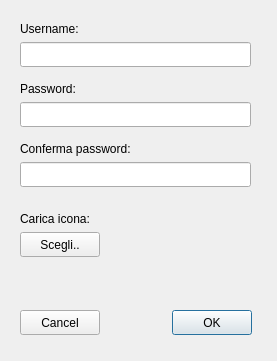
<?xml version="1.0" encoding="UTF-8"?>
<ui version="4.0">
 <class>Registration</class>
 <widget class="QDialog" name="Registration">
  <property name="geometry">
   <rect>
    <x>0</x>
    <y>0</y>
    <width>277</width>
    <height>361</height>
   </rect>
  </property>
  <property name="windowTitle">
   <string>Dialog</string>
  </property>
  <widget class="QLineEdit" name="lineEdit">
   <property name="geometry">
    <rect>
     <x>20</x>
     <y>42</y>
     <width>231</width>
     <height>25</height>
    </rect>
   </property>
  </widget>
  <widget class="QLabel" name="label">
   <property name="geometry">
    <rect>
     <x>20</x>
     <y>20</y>
     <width>91</width>
     <height>17</height>
    </rect>
   </property>
   <property name="text">
    <string>Username:</string>
   </property>
  </widget>
  <widget class="QLabel" name="label_2">
   <property name="geometry">
    <rect>
     <x>20</x>
     <y>80</y>
     <width>91</width>
     <height>17</height>
    </rect>
   </property>
   <property name="text">
    <string>Password:</string>
   </property>
  </widget>
  <widget class="QLineEdit" name="lineEdit_2">
   <property name="geometry">
    <rect>
     <x>20</x>
     <y>102</y>
     <width>231</width>
     <height>25</height>
    </rect>
   </property>
   <property name="echoMode">
    <enum>QLineEdit::Password</enum>
   </property>
  </widget>
  <widget class="QLineEdit" name="lineEdit_3">
   <property name="geometry">
    <rect>
     <x>20</x>
     <y>162</y>
     <width>231</width>
     <height>25</height>
    </rect>
   </property>
   <property name="echoMode">
    <enum>QLineEdit::Password</enum>
   </property>
  </widget>
  <widget class="QLabel" name="label_3">
   <property name="geometry">
    <rect>
     <x>20</x>
     <y>140</y>
     <width>171</width>
     <height>17</height>
    </rect>
   </property>
   <property name="text">
    <string>Conferma password:</string>
   </property>
  </widget>
  <widget class="QPushButton" name="pushButton">
   <property name="geometry">
    <rect>
     <x>172</x>
     <y>310</y>
     <width>80</width>
     <height>25</height>
    </rect>
   </property>
   <property name="text">
    <string>OK</string>
   </property>
  </widget>
  <widget class="QPushButton" name="pushButton_2">
   <property name="geometry">
    <rect>
     <x>20</x>
     <y>310</y>
     <width>80</width>
     <height>25</height>
    </rect>
   </property>
   <property name="text">
    <string>Cancel</string>
   </property>
  </widget>
  <widget class="QLabel" name="label_4">
   <property name="geometry">
    <rect>
     <x>20</x>
     <y>210</y>
     <width>101</width>
     <height>17</height>
    </rect>
   </property>
   <property name="text">
    <string>Carica icona:</string>
   </property>
  </widget>
  <widget class="QPushButton" name="pushButton_3">
   <property name="geometry">
    <rect>
     <x>20</x>
     <y>232</y>
     <width>80</width>
     <height>25</height>
    </rect>
   </property>
   <property name="text">
    <string>Scegli..</string>
   </property>
  </widget>
  <widget class="QLabel" name="image_pic_2">
   <property name="geometry">
    <rect>
     <x>162</x>
     <y>206</y>
     <width>90</width>
     <height>90</height>
    </rect>
   </property>
   <property name="sizePolicy">
    <sizepolicy hsizetype="Expanding" vsizetype="Expanding">
     <horstretch>0</horstretch>
     <verstretch>0</verstretch>
    </sizepolicy>
   </property>
   <property name="frameShape">
    <enum>QFrame::NoFrame</enum>
   </property>
   <property name="frameShadow">
    <enum>QFrame::Raised</enum>
   </property>
   <property name="text">
    <string notr="true"/>
   </property>
   <property name="scaledContents">
    <bool>true</bool>
   </property>
  </widget>
 </widget>
 <resources/>
 <connections/>
</ui>
